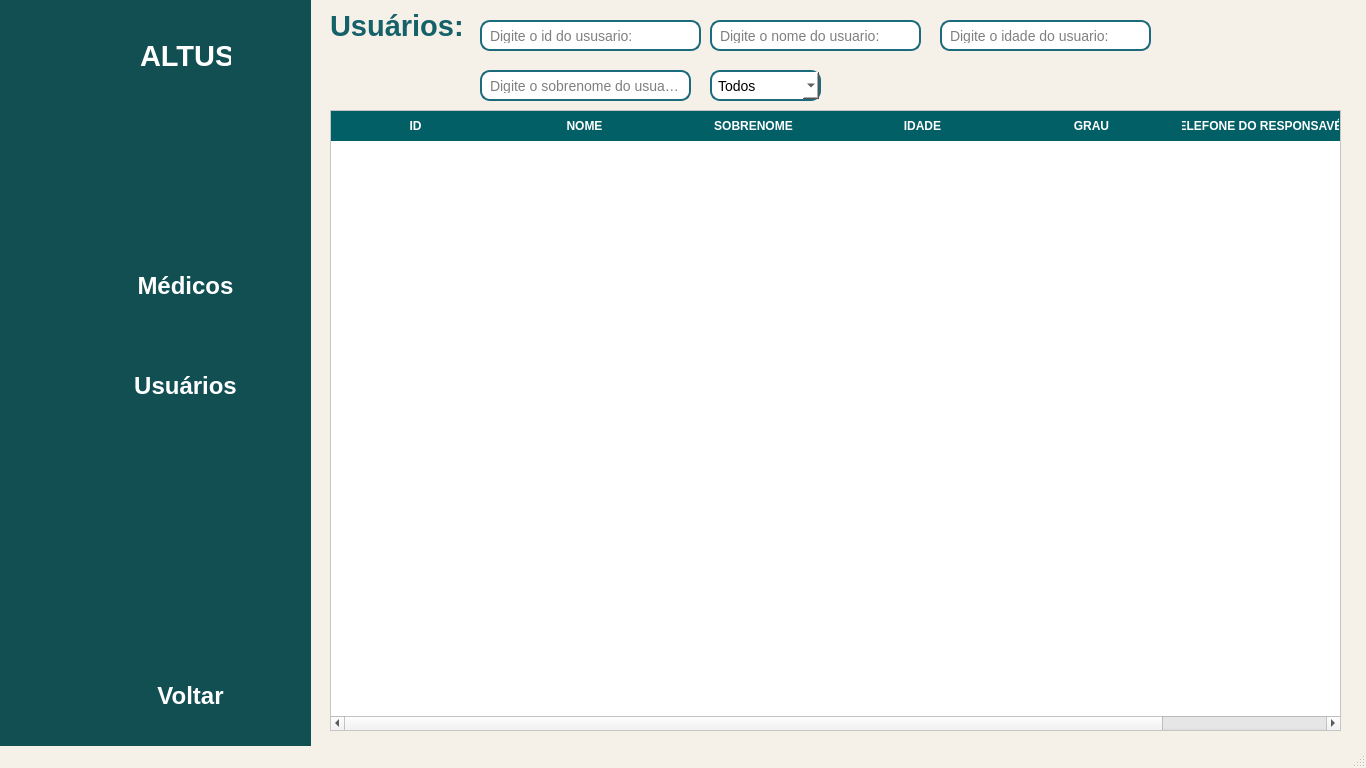
<?xml version="1.0" encoding="UTF-8"?>
<ui version="4.0">
 <class>MainWindow</class>
 <widget class="QMainWindow" name="MainWindow">
  <property name="geometry">
   <rect>
    <x>0</x>
    <y>0</y>
    <width>1366</width>
    <height>768</height>
   </rect>
  </property>
  <property name="minimumSize">
   <size>
    <width>1366</width>
    <height>768</height>
   </size>
  </property>
  <property name="maximumSize">
   <size>
    <width>1366</width>
    <height>768</height>
   </size>
  </property>
  <property name="windowTitle">
   <string>MainWindow</string>
  </property>
  <property name="styleSheet">
   <string notr="true">QMainWindow{
background-color:#f5f1e8;
}
QLineEdit,QComboBox {
    border: 2px solid #1c6b7c;
    border-radius: 10px;
    padding: 6px;
    background-color: #ffffff;
    font-size: 14px;
}

QLineEdit:focus {
    border: 2px solid #209eb0;
    background-color: #ffffff;
}

QPushButton {
    background-color: #6fa6a1;
    color: white;
    font-weight: bold;
    border: none;
    border-radius: 15px;
    padding: 8px 20px;
}

QPushButton:hover {
    background-color: #5c938d;
}

QPushButton:pressed {
    background-color: #4b7d78;
}

QLabel, QCheckBox{
 color: #156169;
}
label_fundo{
background-color: #00000;
}

</string>
  </property>
  <widget class="QWidget" name="centralwidget">
   <widget class="QLabel" name="label_23">
    <property name="geometry">
     <rect>
      <x>-50</x>
      <y>0</y>
      <width>971</width>
      <height>801</height>
     </rect>
    </property>
    <property name="styleSheet">
     <string notr="true">background-color: #f5f1e8 ;</string>
    </property>
    <property name="text">
     <string/>
    </property>
   </widget>
   <widget class="QLabel" name="label_25">
    <property name="geometry">
     <rect>
      <x>330</x>
      <y>-10</y>
      <width>131</width>
      <height>71</height>
     </rect>
    </property>
    <property name="palette">
     <palette>
      <active>
       <colorrole role="WindowText">
        <brush brushstyle="SolidPattern">
         <color alpha="255">
          <red>21</red>
          <green>97</green>
          <blue>105</blue>
         </color>
        </brush>
       </colorrole>
       <colorrole role="Text">
        <brush brushstyle="SolidPattern">
         <color alpha="255">
          <red>21</red>
          <green>97</green>
          <blue>105</blue>
         </color>
        </brush>
       </colorrole>
       <colorrole role="ButtonText">
        <brush brushstyle="SolidPattern">
         <color alpha="255">
          <red>21</red>
          <green>97</green>
          <blue>105</blue>
         </color>
        </brush>
       </colorrole>
      </active>
      <inactive>
       <colorrole role="WindowText">
        <brush brushstyle="SolidPattern">
         <color alpha="255">
          <red>21</red>
          <green>97</green>
          <blue>105</blue>
         </color>
        </brush>
       </colorrole>
       <colorrole role="Text">
        <brush brushstyle="SolidPattern">
         <color alpha="255">
          <red>21</red>
          <green>97</green>
          <blue>105</blue>
         </color>
        </brush>
       </colorrole>
       <colorrole role="ButtonText">
        <brush brushstyle="SolidPattern">
         <color alpha="255">
          <red>21</red>
          <green>97</green>
          <blue>105</blue>
         </color>
        </brush>
       </colorrole>
      </inactive>
      <disabled>
       <colorrole role="WindowText">
        <brush brushstyle="SolidPattern">
         <color alpha="255">
          <red>21</red>
          <green>97</green>
          <blue>105</blue>
         </color>
        </brush>
       </colorrole>
       <colorrole role="Text">
        <brush brushstyle="SolidPattern">
         <color alpha="255">
          <red>21</red>
          <green>97</green>
          <blue>105</blue>
         </color>
        </brush>
       </colorrole>
       <colorrole role="ButtonText">
        <brush brushstyle="SolidPattern">
         <color alpha="255">
          <red>21</red>
          <green>97</green>
          <blue>105</blue>
         </color>
        </brush>
       </colorrole>
      </disabled>
     </palette>
    </property>
    <property name="font">
     <font>
      <family>Nirmala UI</family>
      <pointsize>22</pointsize>
      <weight>75</weight>
      <bold>true</bold>
     </font>
    </property>
    <property name="styleSheet">
     <string notr="true"/>
    </property>
    <property name="text">
     <string>Usuários:</string>
    </property>
   </widget>
   <widget class="QTableWidget" name="tb_user">
    <property name="geometry">
     <rect>
      <x>330</x>
      <y>110</y>
      <width>1011</width>
      <height>621</height>
     </rect>
    </property>
    <property name="styleSheet">
     <string notr="true">   QHeaderView::section {
        background-color: #035F66;
        color: white;
        font-weight: bold;
        padding: 5px;
        border: 1px solid #035F66;
    }

    QTableWidget {
        background-color: #ffffff;
        alternate-background-color: #e6e6e6;
        gridline-color: #009999;
        font-size: 13px;
    }

    QTableWidget::item {
        padding: 8px;
        border: 1px solid #ccc;
    }

    QTableWidget::item:selected {
        background-color: #aad4d4;
        color: black;
    }
</string>
    </property>
    <property name="editTriggers">
     <set>QAbstractItemView::NoEditTriggers</set>
    </property>
    <property name="alternatingRowColors">
     <bool>true</bool>
    </property>
    <property name="selectionBehavior">
     <enum>QAbstractItemView::SelectRows</enum>
    </property>
    <property name="sortingEnabled">
     <bool>true</bool>
    </property>
    <property name="columnCount">
     <number>6</number>
    </property>
    <attribute name="horizontalHeaderDefaultSectionSize">
     <number>169</number>
    </attribute>
    <attribute name="verticalHeaderShowSortIndicator" stdset="0">
     <bool>false</bool>
    </attribute>
    <attribute name="verticalHeaderStretchLastSection">
     <bool>false</bool>
    </attribute>
    <column>
     <property name="text">
      <string>ID</string>
     </property>
    </column>
    <column>
     <property name="text">
      <string>NOME</string>
     </property>
    </column>
    <column>
     <property name="text">
      <string>SOBRENOME</string>
     </property>
    </column>
    <column>
     <property name="text">
      <string>IDADE</string>
     </property>
    </column>
    <column>
     <property name="text">
      <string>GRAU</string>
     </property>
    </column>
    <column>
     <property name="text">
      <string>TELEFONE DO RESPONSAVÉL</string>
     </property>
    </column>
   </widget>
   <widget class="QLabel" name="label_7">
    <property name="geometry">
     <rect>
      <x>600</x>
      <y>0</y>
      <width>1041</width>
      <height>911</height>
     </rect>
    </property>
    <property name="styleSheet">
     <string notr="true">background-color: #f5f1e8 ;</string>
    </property>
    <property name="text">
     <string/>
    </property>
   </widget>
   <widget class="QLineEdit" name="txt_pesquisar_id">
    <property name="geometry">
     <rect>
      <x>480</x>
      <y>20</y>
      <width>221</width>
      <height>31</height>
     </rect>
    </property>
    <property name="text">
     <string/>
    </property>
    <property name="placeholderText">
     <string>Digite o id do ususario:</string>
    </property>
   </widget>
   <widget class="QLineEdit" name="txt_pesquisar_nome">
    <property name="geometry">
     <rect>
      <x>710</x>
      <y>20</y>
      <width>211</width>
      <height>31</height>
     </rect>
    </property>
    <property name="text">
     <string/>
    </property>
    <property name="placeholderText">
     <string>Digite o nome do usuario:</string>
    </property>
   </widget>
   <widget class="QComboBox" name="cmb_pesquisar_grau">
    <property name="geometry">
     <rect>
      <x>710</x>
      <y>70</y>
      <width>111</width>
      <height>31</height>
     </rect>
    </property>
    <item>
     <property name="text">
      <string>Todos</string>
     </property>
    </item>
    <item>
     <property name="text">
      <string>Leve</string>
     </property>
    </item>
    <item>
     <property name="text">
      <string>Moderado</string>
     </property>
    </item>
    <item>
     <property name="text">
      <string>Severo</string>
     </property>
    </item>
   </widget>
   <widget class="QLineEdit" name="txt_pesquisar_nome_2">
    <property name="geometry">
     <rect>
      <x>940</x>
      <y>20</y>
      <width>211</width>
      <height>31</height>
     </rect>
    </property>
    <property name="text">
     <string/>
    </property>
    <property name="placeholderText">
     <string>Digite o idade do usuario:</string>
    </property>
   </widget>
   <widget class="QLineEdit" name="txt_pesquisar_sobrenome">
    <property name="geometry">
     <rect>
      <x>480</x>
      <y>70</y>
      <width>211</width>
      <height>31</height>
     </rect>
    </property>
    <property name="text">
     <string/>
    </property>
    <property name="placeholderText">
     <string>Digite o sobrenome do usuario:</string>
    </property>
   </widget>
   <widget class="QLabel" name="label">
    <property name="geometry">
     <rect>
      <x>0</x>
      <y>0</y>
      <width>311</width>
      <height>781</height>
     </rect>
    </property>
    <property name="styleSheet">
     <string notr="true">background-color: #124F53
 ;</string>
    </property>
    <property name="text">
     <string/>
    </property>
   </widget>
   <widget class="QLabel" name="label_2">
    <property name="geometry">
     <rect>
      <x>-30</x>
      <y>0</y>
      <width>191</width>
      <height>181</height>
     </rect>
    </property>
    <property name="text">
     <string/>
    </property>
    <property name="pixmap">
     <pixmap>icones/altus logo.png</pixmap>
    </property>
    <property name="scaledContents">
     <bool>true</bool>
    </property>
   </widget>
   <widget class="QLabel" name="lbl_altus">
    <property name="geometry">
     <rect>
      <x>140</x>
      <y>20</y>
      <width>91</width>
      <height>71</height>
     </rect>
    </property>
    <property name="font">
     <font>
      <family>Nirmala UI</family>
      <pointsize>22</pointsize>
      <weight>75</weight>
      <bold>true</bold>
     </font>
    </property>
    <property name="styleSheet">
     <string notr="true">color:white
;</string>
    </property>
    <property name="text">
     <string>ALTUS</string>
    </property>
   </widget>
   <widget class="QPushButton" name="btn_medicos">
    <property name="geometry">
     <rect>
      <x>90</x>
      <y>250</y>
      <width>191</width>
      <height>71</height>
     </rect>
    </property>
    <property name="font">
     <font>
      <pointsize>-1</pointsize>
      <weight>75</weight>
      <bold>true</bold>
     </font>
    </property>
    <property name="styleSheet">
     <string notr="true">QPushButton {
    background-color: #124F53;
    color: white;
    border: none;
    border-radius: 15px;
    padding: 15px 40px;
    font-weight: bold;
    font-size: 24px;
}

QPushButton:hover {
    background-color: #2C6A70;
}

QPushButton:pressed {
    background-color: #b71c1c;
}
</string>
    </property>
    <property name="text">
     <string>Médicos</string>
    </property>
   </widget>
   <widget class="QPushButton" name="btn_usuarios">
    <property name="geometry">
     <rect>
      <x>90</x>
      <y>350</y>
      <width>191</width>
      <height>71</height>
     </rect>
    </property>
    <property name="font">
     <font>
      <pointsize>-1</pointsize>
      <weight>75</weight>
      <bold>true</bold>
     </font>
    </property>
    <property name="styleSheet">
     <string notr="true">QPushButton {
    background-color: #124F53;
    color: white;
    border: none;
    border-radius: 15px;
    padding: 15px 40px;
    font-weight: bold;
    font-size: 24px;
}

QPushButton:hover {
    background-color: #2C6A70;
}

QPushButton:pressed {
    background-color: #b71c1c;
}
</string>
    </property>
    <property name="text">
     <string>Usuários</string>
    </property>
   </widget>
   <widget class="QPushButton" name="btn_medicos2">
    <property name="geometry">
     <rect>
      <x>0</x>
      <y>250</y>
      <width>81</width>
      <height>71</height>
     </rect>
    </property>
    <property name="styleSheet">
     <string notr="true">QPushButton {
    background-color: transparent;
    border: none;
    color: white;
    font: bold 14px 'Segoe UI';
    text-align: left;
    padding: 10px;
}
QPushButton:hover {
    color: #cce7f0;
}</string>
    </property>
    <property name="text">
     <string/>
    </property>
    <property name="icon">
     <iconset>
      <normaloff>icones/medico (1).png</normaloff>icones/medico (1).png</iconset>
    </property>
    <property name="iconSize">
     <size>
      <width>64</width>
      <height>64</height>
     </size>
    </property>
    <property name="autoRepeatInterval">
     <number>98</number>
    </property>
   </widget>
   <widget class="QPushButton" name="btn_usuarios2">
    <property name="geometry">
     <rect>
      <x>0</x>
      <y>350</y>
      <width>71</width>
      <height>71</height>
     </rect>
    </property>
    <property name="styleSheet">
     <string notr="true">QPushButton {
    background-color: transparent;
    border: none;
    color: white;
    font: bold 14px 'Segoe UI';
    text-align: left;
    padding: 10px;
}
QPushButton:hover {
    color: #cce7f0;
}</string>
    </property>
    <property name="text">
     <string/>
    </property>
    <property name="icon">
     <iconset>
      <normaloff>icones/perfil-de-usuario (1).png</normaloff>icones/perfil-de-usuario (1).png</iconset>
    </property>
    <property name="iconSize">
     <size>
      <width>64</width>
      <height>64</height>
     </size>
    </property>
   </widget>
   <widget class="QPushButton" name="btn_voltar">
    <property name="geometry">
     <rect>
      <x>10</x>
      <y>660</y>
      <width>81</width>
      <height>71</height>
     </rect>
    </property>
    <property name="styleSheet">
     <string notr="true">QPushButton {
    background-color: transparent;
    border: none;
    color: white;
    font: bold 14px 'Segoe UI';
    text-align: left;
    padding: 10px;
}
QPushButton:hover {
    color: #cce7f0;
}</string>
    </property>
    <property name="text">
     <string/>
    </property>
    <property name="icon">
     <iconset>
      <normaloff>icones/voltar.png</normaloff>icones/voltar.png</iconset>
    </property>
    <property name="iconSize">
     <size>
      <width>64</width>
      <height>64</height>
     </size>
    </property>
    <property name="checkable">
     <bool>false</bool>
    </property>
   </widget>
   <widget class="QPushButton" name="btn_sair">
    <property name="geometry">
     <rect>
      <x>110</x>
      <y>660</y>
      <width>161</width>
      <height>71</height>
     </rect>
    </property>
    <property name="font">
     <font>
      <pointsize>-1</pointsize>
      <weight>75</weight>
      <bold>true</bold>
     </font>
    </property>
    <property name="styleSheet">
     <string notr="true">QPushButton#btn_sair {
    background-color: #124F53;
    color: white;
    border: none;
    border-radius: 15px;
    padding: 15px 40px;
    font-weight: bold;
    font-size: 24px;
}

QPushButton#btn_sair:hover {
    background-color: #2C6A70;
}

QPushButton#btn_sair:pressed {
    background-color: #b71c1c;
}
</string>
    </property>
    <property name="text">
     <string>Voltar</string>
    </property>
   </widget>
   <widget class="QLabel" name="label_3">
    <property name="geometry">
     <rect>
      <x>1520</x>
      <y>-10</y>
      <width>291</width>
      <height>781</height>
     </rect>
    </property>
    <property name="styleSheet">
     <string notr="true">background-color: #124F53
 ;</string>
    </property>
    <property name="text">
     <string/>
    </property>
   </widget>
   <widget class="QPushButton" name="btn_pesquisar">
    <property name="geometry">
     <rect>
      <x>800</x>
      <y>60</y>
      <width>101</width>
      <height>51</height>
     </rect>
    </property>
    <property name="styleSheet">
     <string notr="true">QPushButton {
    border: none;
    background-color: transparent;
    qproperty-iconSize: 20px;
}</string>
    </property>
    <property name="text">
     <string/>
    </property>
    <property name="icon">
     <iconset>
      <normaloff>icones/pesquisar.png</normaloff>icones/pesquisar.png</iconset>
    </property>
   </widget>
   <zorder>label_23</zorder>
   <zorder>label_25</zorder>
   <zorder>label_7</zorder>
   <zorder>txt_pesquisar_id</zorder>
   <zorder>txt_pesquisar_nome</zorder>
   <zorder>cmb_pesquisar_grau</zorder>
   <zorder>txt_pesquisar_nome_2</zorder>
   <zorder>tb_user</zorder>
   <zorder>txt_pesquisar_sobrenome</zorder>
   <zorder>label</zorder>
   <zorder>label_2</zorder>
   <zorder>lbl_altus</zorder>
   <zorder>btn_medicos</zorder>
   <zorder>btn_usuarios</zorder>
   <zorder>btn_medicos2</zorder>
   <zorder>btn_usuarios2</zorder>
   <zorder>btn_voltar</zorder>
   <zorder>btn_sair</zorder>
   <zorder>label_3</zorder>
   <zorder>btn_pesquisar</zorder>
  </widget>
  <widget class="QStatusBar" name="statusbar"/>
 </widget>
 <resources/>
 <connections/>
</ui>
